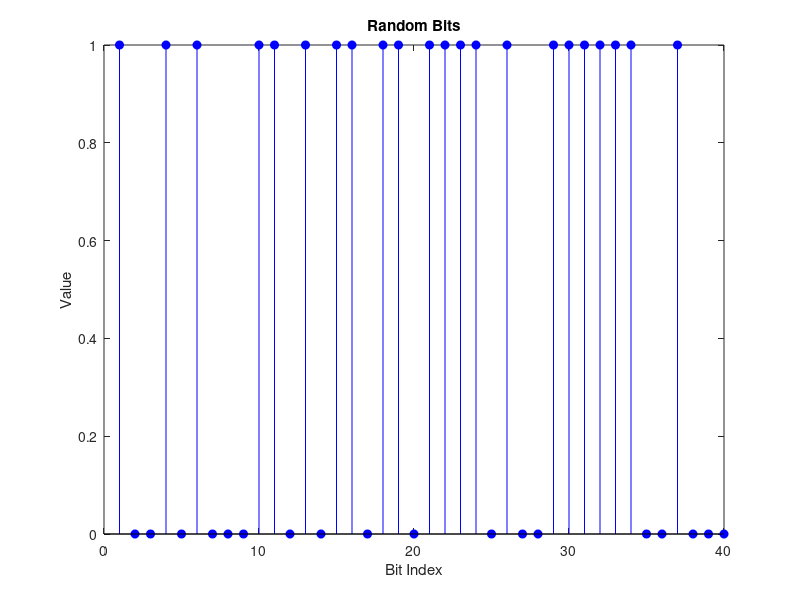

This figure's MATLAB source: (Note: this script raises an error after producing the figure.)
close all;
clc;
len=100; % Number of points in calculation
Fd=1; % Sampling rate of digital message
Fs=1; % Sampling rate of Analog message
M=16; % M-ary number 
% Mapping to I and Q
msg_d = randint(1,len,[0 1]); % Generating random bits
figure;
stem(msg_d(1:40),'b-','filled'); % plotting digital bit stream
title('Random Bits');
xlabel('Bit Index');
ylabel('Value'); 
msg_a=modmap(msg_d,1,1,'qask',M,0,0); % Mapping I and Q
sigI1=msg_a(:,1);
sigQ1=msg_a(:,2);
a=zeros(length(sigI1),15);
b=zeros(length(sigQ1),15);
sigI=([sigI1 a])';
sigI=sigI(:);
sigQ=([sigQ1 b])';
sigQ=sigQ(:);
figure;
plot(sigI(1:800));
title('Inphase component');
figure;
plot(sigQ(1:800));
title('Quadrature component'); 


%
over = 16; % oversampling factor
rolloff=.5;
pulse = rcosine(1,over,'sqrt',rolloff); %basic raised-cosine
pulseshape
[val,pos] = max(pulse);
figure; impz(pulse,1);
title('Impulse Response');
sigI2 = filter(pulse,1,sigI); % signal after pulse
shaping
sigI2 = sigI2(pos:length(sigI2)); % discard transient
sigQ2 = filter(pulse,1,sigQ); % signal after pulse
shaping
sigQ2 = sigQ2(pos:length(sigQ2)); % discard transient 


%
n=1:length(sigI2);
c=cos(2*pi*n/10); % cosine signal
s=sin(2*pi*n/10); % sine signal
modsigI=sigI2.*c'; % Modulating with cosine
modsigQ=sigQ2.*s'; % Modulating with sine
modsig1 = modsigI+modsigQ;

%
noise=.07* randn(length(modsig1),1);
modsig=modsig1+noise; % Addition of noise to
modulated signal 

recI = modsig.*c(1:length(modsig))'; % Demodulation of signal I
recQ =modsig.*s(1:length(modsig))'; % Demodulation of signal Q

recI=filter(pulse,1,recI); % signal after RRC filter
recQ=filter(pulse,1,recQ); % signal after RRC filter
recI=recI(pos:end);
recQ=recQ(pos:end); 

Num = remez(16,[0 0.2 0.3 1],[1 1 0 0]);
recI_filt=filter(Num,1,recI); % Passing received signal I
through low pass filter
recI1=recI_filt(9:end); %Truncatig response tail
recQ_filt=filter(Num,1,recQ); % Passing received I through LPF
recQ1=recQ_filt(9:end); %Truncatig response tail 

recI2=recI1(1:16:length(recI1));
recQ2=recQ1(1:16:length(recQ1)); 


for i=1:length(recI2)
 if (recI2(i) >0)
 recI2(i)=1;
 elseif (recI2(i)<0)
 recI2(i)=-1;
 end
 if (recQ2(i)>0)
 recQ2(i)=1;
 elseif (recQ2(i)<0)
 recQ2(i)=-1;
 end
 end
 sig_rec = [recI2 recQ2]; % Received signal after detection
 sig_final=demodmap(sig_rec,1,1,'qask',16);
 
 %Plotting figures
 figure;
plot(1.8*sigI2(1:500),'r-'); % B4 modulation
hold;
plot(recI1(1:500),'b-');grid on; % After Demodulation
title('Comparison b/w signals');
xlabel('Index');ylabel('Amplitude');
legend('Signal B4 Modulation' , 'Signal after Demodulation');
figure;
stem(msg_d(1:40),'r-');hold; % Original data
stem(sig_final(1:40),'.b-');grid on; % Recieved data
title('comparison b/w Original and Recieved Data');
xlabel('index'); ylabel('Integer value');
legend('Original Data' , 'Recieved Data') ; 